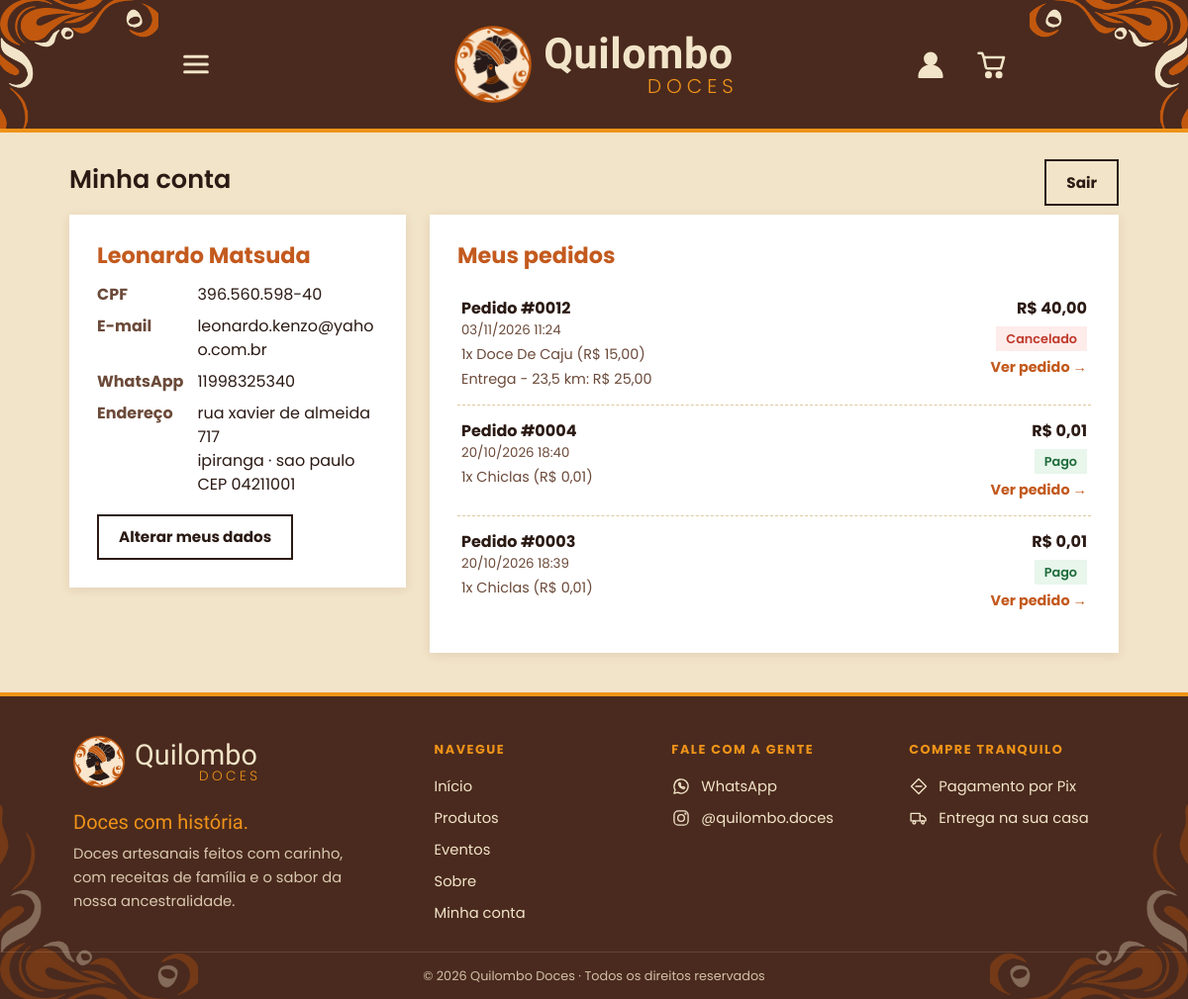
The page /conta (signed in) on the database its author committed.
### tables this page shows
CREATE TABLE clientes (
                id          INTEGER PRIMARY KEY AUTOINCREMENT,
                nome        TEXT    NOT NULL,
                cpf         TEXT    NOT NULL UNIQUE,
                telefone    TEXT    NOT NULL,
                endereco    TEXT    NOT NULL,
                complemento TEXT,
                bairro      TEXT    NOT NULL,
                cidade      TEXT    NOT NULL,
                cep         TEXT    NOT NULL,
                senha_hash  TEXT    NOT NULL
            , numero TEXT, email TEXT);

CREATE TABLE pedidos (
                id        INTEGER PRIMARY KEY AUTOINCREMENT,
                token     TEXT    NOT NULL,
                nome      TEXT    NOT NULL,
                telefone  TEXT    NOT NULL,
                itens     TEXT    NOT NULL,
                total     REAL    NOT NULL,
                status    TEXT    NOT NULL DEFAULT 'aguardando',
                criado_em TEXT    NOT NULL
            , cliente_id INTEGER, cpf TEXT, endereco TEXT, itens_json TEXT, entrega TEXT, frete REAL NOT NULL DEFAULT 0, mp_id TEXT, pix_codigo TEXT);

### contas.py (the view)
@contas.route("/conta")
def minha_conta():
    cliente = cliente_atual()
    if cliente is None:
        return render_template("conta_entrar.html", proximo="", erro="")
    conn = conectar_banco()
    pedidos = conn.execute(
        'SELECT * FROM pedidos WHERE cliente_id = ? ORDER BY id DESC',
        (cliente["id"],)).fetchall()
    conn.close()
    return render_template("conta.html", cliente=cliente, pedidos=pedidos)

### app.py (called while the page is built)
@app.template_filter("brl")
def formato_brl(valor):
    return f"{float(valor):.2f}".replace(".", ",")

@app.context_processor
def dados_globais():
    return {
        "qtd_carrinho": sum(session.get("carrinho", {}).values()),
        "whatsapp": WHATSAPP,
        "pedidos_pendentes": contar_pedidos_pendentes(),
        "cliente": cliente_atual(),      # cliente logado na loja (ou None)
    }

def contar_pedidos_pendentes():
    conn = conectar_banco()
    qtd = conn.execute(
        "SELECT COUNT(*) FROM pedidos WHERE status = 'informado'").fetchone()[0]
    conn.close()
    return qtd

@app.template_filter("numero_pedido")
def numero_pedido(id_pedido):
    return f"#{id_pedido:04d}"

@app.template_filter("entrega")
def texto_entrega(pedido):
    if not pedido["entrega"]:
        return ""
    valor = f"R$ {formato_brl(pedido['frete'])}" if pedido["frete"] else "grátis"
    return f"{pedido['entrega']}: {valor}\n"

@app.before_request
def proteger_admin():
    endpoint = request.endpoint or ""
    if (not endpoint                            # pagina que nao existe: mostra o erro 404
            or endpoint.startswith("loja")
            or endpoint.startswith("contas.")
            or endpoint in PAGINAS_PUBLICAS
            or session.get("admin_id")):
        return None
    if endpoint == "listar":
        return redirect(url_for("loja"))
    proximo = request.path if request.method == "GET" else ""
    return redirect(url_for("admin_entrar", proximo=proximo))

### contas.py (called while the page is built)
def so_numeros(texto):
    return "".join(c for c in texto if c.isdigit())

@contas.app_template_filter("cpf")
def formatar_cpf(cpf):
    n = so_numeros(cpf or "")
    if len(n) != 11:
        return cpf or ""
    return f"{n[:3]}.{n[3:6]}.{n[6:9]}-{n[9:]}"

def cliente_atual():
    id_cliente = session.get("cliente_id")
    if not id_cliente:
        return None
    conn = conectar_banco()
    cliente = conn.execute('SELECT * FROM clientes WHERE id = ?',
                           (id_cliente,)).fetchone()
    conn.close()
    if cliente is None:                     # conta apagada: sai da sessao
        session.pop("cliente_id", None)
    return cliente

### templates/conta.html (shortened to what this page needs)
{% extends "base_loja.html" %}
{% block conteudo %}
  <div class="secao-cabecalho">
    <h2 class="secao-titulo">Minha conta</h2>
    <form method="post" action="{{ url_for('contas.sair') }}">
      <button type="submit" class="btn btn-contorno">Sair</button>
    </form>
  </div>
  <div class="conta">
    <section class="cartao conta-dados">
      <h3>{{ cliente['nome'] }}</h3>
      <dl>
        <dt>CPF</dt><dd>{{ cliente['cpf']|cpf }}</dd>
        <dt>E-mail</dt><dd>{{ cliente['email'] or '' }}</dd>
        <dt>WhatsApp</dt><dd>{{ cliente['telefone'] }}</dd>
        <dt>Endereço</dt>
        <dd>
          {{ cliente['endereco'] }}{% if cliente['numero'] %}, {{ cliente['numero'] }}{% endif %}{% if cliente['complemento'] %}, {{ cliente['complemento'] }}{% endif %}<br>
          {{ cliente['bairro'] }} &middot; {{ cliente['cidade'] }}<br>
          CEP {{ cliente['cep'] }}
        </dd>
      </dl>
      <a class="btn btn-contorno" href="{{ url_for('contas.editar') }}">Alterar meus dados</a>
    </section>
    <section class="cartao conta-pedidos">
      <h3>Meus pedidos</h3>
      {% if pedidos %}
        {% for p in pedidos %}
          <a class="pedido-linha" href="{{ url_for('loja_pedido', token=p['token']) }}">
            <div>
              <b>Pedido {{ p['id']|numero_pedido }}</b>
              <small>{{ p['criado_em'] }}</small>
              <span class="pedido-itens">{{ p['itens'] }}</span>
              {% if p['entrega'] %}<span class="pedido-itens">{{ p|entrega }}</span>{% endif %}
            </div>
            <div class="pedido-lado">
              <b>R$ {{ p['total']|brl }}</b>
              {% include "_situacao_pedido.html" %}
              {% if p['status'] in ('aguardando', 'informado') %}
                <span class="pedido-acao">Continuar pagamento &rarr;</span>
              {% else %}
                <span class="pedido-acao">Ver pedido &rarr;</span>
              {% endif %}
            </div>
          </a>
        {% endfor %}
      {% else %}
        <p class="vazio">Você ainda não fez nenhum pedido.</p>
        <p class="centro"><a class="btn btn-principal" href="{{ url_for('loja_produtos') }}">Ver nossos doces</a></p>
      {% endif %}
    </section>
  </div>
{% endblock %}

### templates/_situacao_pedido.html
{% if p['status'] == 'aguardando' %}<span class="selo selo-aguardando">Aguardando Pix</span>
{% elif p['status'] == 'informado' %}<span class="selo selo-informado">Conferindo pagamento</span>
{% elif p['status'] == 'pago' %}<span class="selo selo-pago">Pago</span>
{% else %}<span class="selo selo-cancelado">Cancelado</span>{% endif %}

### static/loja.css (style rules this page uses)
:root { --areia: #f2e4c8; --areia-escura: #e8d5ae; --cacau: #2b1a14; --raiz: #4a2a1e; --cacau-2: #2b1a14; --terracota: #c35a1e; --terracota-hover: #4a2a1e; --ouro: #ef9319; --ouro-hover: #d6820f; --verde: #25d366; --verde-hover: #1da851; --perigo: #c0392b; --sucesso-bg: #e8f6ec; --sucesso-txt: #1e6b3a; --erro-bg: #fdecea; --branco: #ffffff; --borda: #dcc9a0; --texto-suave: #6b4a3a; --raio: 10px; --raio-grande: 12px; --sombra: 0 2px 10px rgba(74, 42, 30, 0.10); --sombra-forte: 0 8px 20px rgba(74, 42, 30, 0.18); --fonte-texto: "Poppins", Arial, sans-serif; --fonte-marca: "Kaushan Script", cursive; --fonte-titulo: "Poppins", Arial, sans-serif; }
* { box-sizing: border-box; }
body { margin: 0; font-family: var(--fonte-texto); font-size: 16px; line-height: 1.5; color: var(--cacau); background: var(--areia); min-height: 100vh; display: flex; flex-direction: column; }
h1, h2, h3 { font-family: var(--fonte-texto); font-weight: 600; line-height: 1.2; }
a { color: var(--terracota); }
h1, h2, h3 { margin: 0; }
a { text-decoration: none; }
.secao-titulo { font-size: 1.6rem; margin: 8px 0 20px; }
.secao-cabecalho { display: flex; align-items: baseline; justify-content: space-between; flex-wrap: wrap; gap: 8px; margin-top: 36px; }
.secao-cabecalho:first-of-type { margin-top: 0; }
.btn { display: inline-block; border: 2px solid transparent; border-radius: 999px; padding: 10px 20px; font-family: inherit; font-size: 0.95rem; font-weight: 700; cursor: pointer; text-align: center; transition: background 0.2s, transform 0.1s; }
.btn-contorno { background: transparent; color: var(--cacau); border-color: var(--cacau); }
.cartao { background: var(--branco); border-radius: var(--raio-grande); box-shadow: var(--sombra); padding: 28px; }
.cartao h3 { font-family: var(--fonte-titulo); font-weight: 700; font-size: 1.4rem; color: var(--terracota); margin: 0 0 14px; }
.conta { display: grid; grid-template-columns: 340px 1fr; gap: 24px; align-items: start; }
.conta-dados dl, .dados-entrega { display: grid; grid-template-columns: auto 1fr; gap: 8px 14px; margin: 0 0 18px; }
.conta-dados dt, .dados-entrega dt { font-weight: 700; color: var(--texto-suave); }
.conta-dados dd, .dados-entrega dd { margin: 0; overflow-wrap: anywhere; }
.pedido-linha { display: flex; justify-content: space-between; gap: 16px; padding: 14px 4px; border-bottom: 1px dashed var(--borda); color: var(--cacau); }
.pedido-linha:last-child { border-bottom: none; }
.pedido-linha small { display: block; color: var(--texto-suave); }
.pedido-itens { display: block; margin-top: 4px; white-space: pre-line; font-size: 0.9rem; color: var(--texto-suave); }
.pedido-lado { display: flex; flex-direction: column; align-items: flex-end; gap: 6px; text-align: right; white-space: nowrap; }
.pedido-acao { font-weight: 700; font-size: 0.9rem; color: var(--terracota); }
.selo { display: inline-block; padding: 3px 10px; border-radius: 999px; font-size: 0.8rem; font-weight: 600; white-space: nowrap; }
.selo-pago { background: var(--sucesso-bg); color: var(--sucesso-txt); }
.selo-cancelado { background: var(--erro-bg); color: var(--perigo); }
*, *::before, *::after { border-radius: 0 !important; }

### rows shown on the page
clientes: nome "Leonardo Matsuda", cpf|cpf "396.560.598-40", email "leonardo.kenzo@yahoo.com.br", telefone "11998325340", endereco "rua xavier de almeida 717", bairro "ipiranga", cidade "sao paulo", cep "04211001"
pedidos: id|numero_pedido "#0012", criado_em "03/11/2026 11:24", itens "1x Doce De Caju (R$ 15,00)", p "Entrega - 23,5 km: R$ 25,00", total|brl "40,00", status "Cancelado"
pedidos: id|numero_pedido "#0004", criado_em "20/10/2026 18:40", itens "1x Chiclas (R$ 0,01)", total|brl "0,01", status "Pago"
pedidos: id|numero_pedido "#0003", criado_em "20/10/2026 18:39", itens "1x Chiclas (R$ 0,01)", total|brl "0,01", status "Pago"

### other values the page prints
{{ ano_atual() }} "2026"
